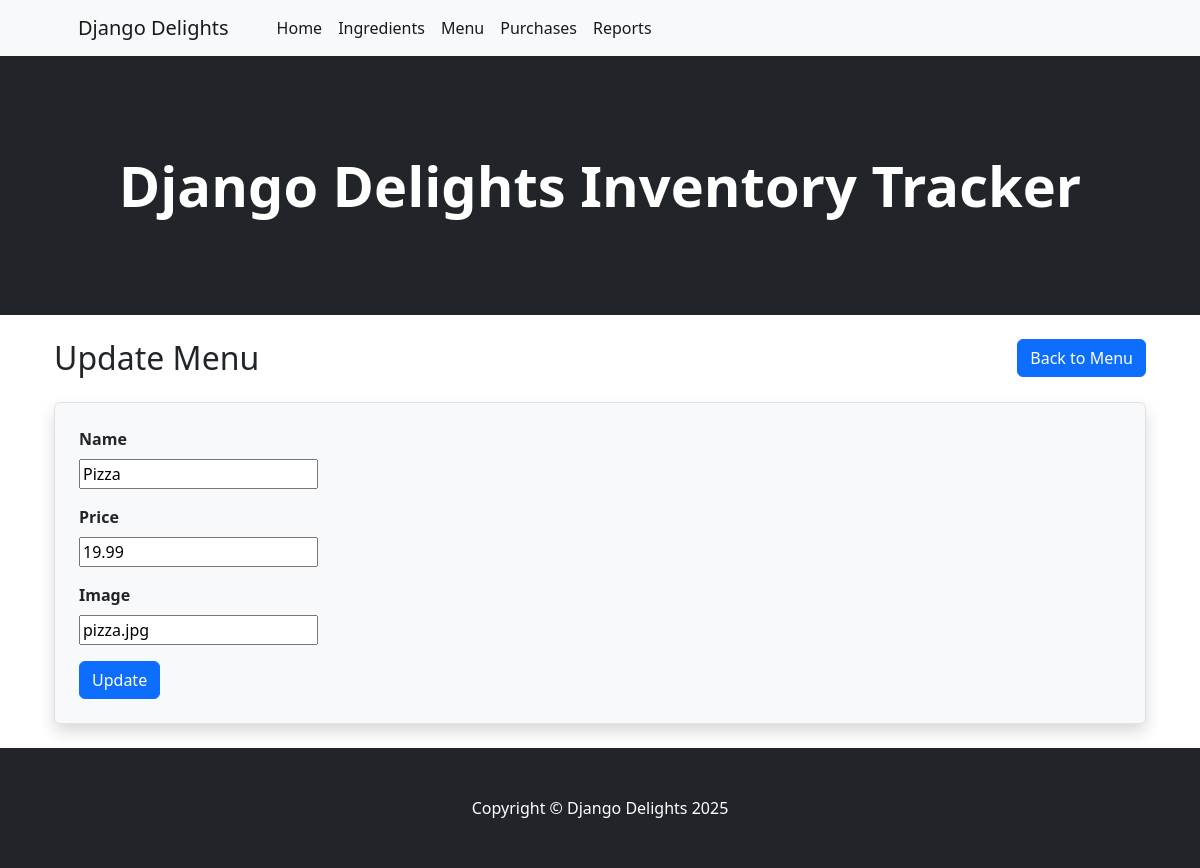
The page /menu/1/update/ (signed in) on the database its author committed.
### inventory/models.py (models this page shows, shortened)
class MenuItem(models.Model):
    name = models.CharField(max_length=30, unique=True)
    price = models.DecimalField(max_digits=5, decimal_places=2)
    image = models.CharField(max_length=255, default='default.jpg')

### inventory/views.py (the view)
# urls.py: path('menu/<pk>/update/', views.MenuUpdate.as_view(), name='update_menu'),
class MenuUpdate(LoginRequiredMixin, UpdateView):
    model = MenuItem
    template_name = "inventory/update_menu.html"
    form_class = MenuItemForm

### inventory/forms.py
class MenuItemForm(forms.ModelForm):
  class Meta:
    model = MenuItem
    fields = "__all__"

### inventory/templates/inventory/update_menu.html (shortened to what this page needs)
{% extends "base.html" %}
{% load static %}
{% block content %}
    <div class="container mt-4">
        <div class="d-flex justify-content-between align-items-center mb-4">
            <h2 class="mb-0">Update Menu</h2>
            <a href="{% url 'menu' %}" class="btn btn-primary">Back to Menu</a>
        </div>
        <form method="post" class="p-4 border rounded shadow bg-light">
            {% for field in form %}
                <div class="mb-3">
                    <label for="{{ field.id_for_label }}" class="form-label fw-bold">{{ field.label }}</label>
                    <br/>
                    {{ field }}
                </div>
            {% endfor %}
            <button type="submit" value="Update" class="btn btn-primary">Update</button>
        </form>
    </div>
    <br/>
{% endblock %}

### rows shown on the page
MenuItem: form "Pizza" "19.99" "pizza.jpg"

### other values the page prints
{{ field.label }} "Name" "Price" "Image"
